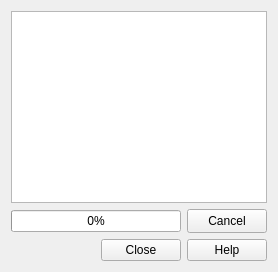
      <widget class="QWidget" name="pg_log_ftt">
       <attribute name="title">
        <string>Log</string>
       </attribute>
       <layout class="QGridLayout" name="gridLayout_15">
        <item row="0" column="0">
         <layout class="QGridLayout" name="gridLayout_2">
          <item row="0" column="0">
           <widget class="QTextEdit" name="te_logg">
            <property name="enabled">
             <bool>true</bool>
            </property>
            <property name="acceptDrops">
             <bool>true</bool>
            </property>
            <property name="html">
             <string>&lt;!DOCTYPE HTML PUBLIC &quot;-//W3C//DTD HTML 4.0//EN&quot; &quot;http://www.w3.org/TR/REC-html40/strict.dtd&quot;&gt;
&lt;html&gt;&lt;head&gt;&lt;meta name=&quot;qrichtext&quot; content=&quot;1&quot; /&gt;&lt;style type=&quot;text/css&quot;&gt;
p, li { white-space: pre-wrap; }
&lt;/style&gt;&lt;/head&gt;&lt;body style=&quot; font-family:'MS Shell Dlg 2'; font-size:7.8pt; font-weight:400; font-style:normal;&quot;&gt;
&lt;p style=&quot;-qt-paragraph-type:empty; margin-top:0px; margin-bottom:0px; margin-left:0px; margin-right:0px; -qt-block-indent:0; text-indent:0px; font-family:'Segoe UI'; font-size:9pt;&quot;&gt;&lt;br /&gt;&lt;/p&gt;&lt;/body&gt;&lt;/html&gt;</string>
            </property>
            <property name="textInteractionFlags">
             <set>Qt::TextSelectableByMouse</set>
            </property>
           </widget>
          </item>
          <item row="1" column="0">
           <layout class="QVBoxLayout" name="verticalLayout">
            <item>
             <layout class="QHBoxLayout" name="horizontalLayout">
              <item>
               <widget class="QProgressBar" name="progressBar">
                <property name="styleSheet">
                 <string notr="true"/>
                </property>
                <property name="value">
                 <number>0</number>
                </property>
               </widget>
              </item>
              <item>
               <widget class="QPushButton" name="btn_cancel_log">
                <property name="minimumSize">
                 <size>
                  <width>80</width>
                  <height>24</height>
                 </size>
                </property>
                <property name="maximumSize">
                 <size>
                  <width>80</width>
                  <height>24</height>
                 </size>
                </property>
                <property name="text">
                 <string>Cancel</string>
                </property>
               </widget>
              </item>
             </layout>
            </item>
            <item>
             <layout class="QHBoxLayout" name="horizontalLayout_2">
              <item>
               <spacer name="horizontalSpacer">
                <property name="orientation">
                 <enum>Qt::Horizontal</enum>
                </property>
                <property name="sizeHint" stdset="0">
                 <size>
                  <width>40</width>
                  <height>20</height>
                 </size>
                </property>
               </spacer>
              </item>
              <item alignment="Qt::AlignRight">
               <widget class="QPushButton" name="btn_close_log">
                <property name="text">
                 <string>Close</string>
                </property>
               </widget>
              </item>
              <item alignment="Qt::AlignRight">
               <widget class="QPushButton" name="btn_help_log">
                <property name="text">
                 <string>Help</string>
                </property>
               </widget>
              </item>
             </layout>
            </item>
           </layout>
          </item>
         </layout>
        </item>
       </layout>
      </widget>
